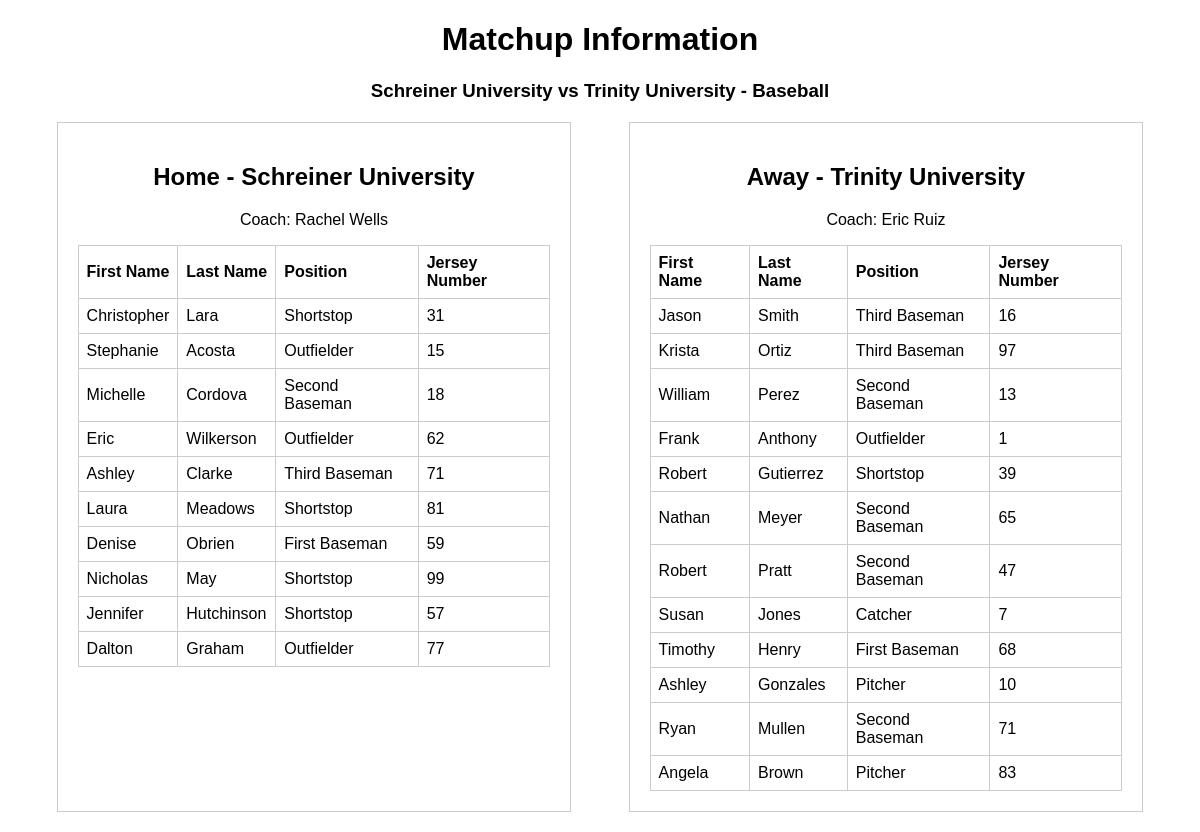
The app's page /team?team_id1=24&team_id2=36&game_id=48 with its own data.
### tables this page shows
CREATE TABLE SportingEvents (event_id INTEGER PRIMARY KEY, event_name TEXT, event_date DATE, event_location TEXT, home_team_id INTEGER, away_team_id INTEGER, sport_type TEXT);

CREATE TABLE Teams (team_id INTEGER PRIMARY KEY, team_name TEXT, team_location TEXT, team_logo_url TEXT, Sport text);

CREATE TABLE Coaches (coach_id INTEGER PRIMARY KEY, first_name TEXT, last_name TEXT, team_id INTEGER, FOREIGN KEY (team_id) REFERENCES Teams(team_id));

CREATE TABLE Players (player_id INTEGER PRIMARY KEY, first_name TEXT, last_name TEXT, team_id INTEGER, position TEXT, jersey_number INTEGER, FOREIGN KEY (team_id) REFERENCES Teams(team_id));

### app/views.py (the view)
@app.route("/team")
def team():
    team_id1 = request.args.get('team_id1')
    team_id2 = request.args.get('team_id2')
    game_id = request.args.get('game_id')
    print(game_id)
    game_info = cur.execute('''
        SELECT
            SE.event_id,
            SE.event_name,
            SE.event_location,
            STRFTIME('%m/%d/%Y at %H:%M', event_date),
            T1.team_name AS home_team_name,
            T2.team_name AS away_team_name,
            SE.sport_type,
            SE.home_team_id,
            SE.away_team_id
        FROM SportingEvents SE
        JOIN Teams T1 ON SE.home_team_id = T1.team_id
        JOIN Teams T2 ON SE.away_team_id = T2.team_id
        WHERE SE.event_id = ''' + game_id + ''';
    ''').fetchone()
    home_coach = cur.execute('''
        SELECT
            first_name,
            last_name
        FROM Coaches
        WHERE team_id = ''' + team_id1 + ''';
    ''').fetchone()
    away_coach = cur.execute('''
        SELECT
            first_name,
            last_name
        FROM Coaches
        WHERE team_id = ''' + team_id2 + ''';
    ''').fetchone()
    home_team = cur.execute('''
        SELECT
            first_name,
            last_name,
            position,
            jersey_number
        FROM Players
        WHERE team_id = ''' + team_id1 + ''';
    ''').fetchall()
    away_team = cur.execute('''
        SELECT
            first_name,
            last_name,
            position,
            jersey_number
        FROM Players
        WHERE team_id = ''' + team_id2 + ''';
    ''').fetchall()
    return render_template("team.html", home=home_team, away=away_team, game_info=game_info, home_coach=home_coach, away_coach=away_coach)

### app/templates/team.html (shortened to what this page needs)
<!DOCTYPE html>
<html lang="en">
<head>
</head>
<body>
    <h1>Matchup Information</h1>
    <h3>{{game_info[1]}}</h3>
    <div class="team-container">
        <div class="team-info" id="team1">
            <h2>Home - {{game_info[4]}}</h2>
            <div class="record" id="team1-record">
                <p> Coach: {{home_coach[0]}} {{home_coach[1]}}</p>
            </div>
            <table id="team1-roster">
                <tr>
                    <th>First Name</th>
                    <th>Last Name</th>
                    <th>Position</th>
                    <th>Jersey Number</th>
                </tr>
                {% for player in home %}
                <tr>
                    <td>{{ player[0] }}</td>
                    <td>{{ player[1] }}</td>
                    <td>{{ player[2] }}</td>
                    <td>{{ player[3] }}</td>
                </tr>
                {% endfor %}
            </table>
        </div>
        <div class="team-info" id="team2">
            <h2>Away - {{game_info[5]}}</h2>
            <div class="record" id="team2-record">
                <p> Coach: {{away_coach[0]}} {{away_coach[1]}}</p>
            </div>
            <table id="team2-roster">
                <tr>
                    <th>First Name</th>
                    <th>Last Name</th>
                    <th>Position</th>
                    <th>Jersey Number</th>
                </tr>
                {% for player in away %}
                <tr>
                    <td>{{ player[0] }}</td>
                    <td>{{ player[1] }}</td>
                    <td>{{ player[2] }}</td>
                    <td>{{ player[3] }}</td>
                </tr>
                {% endfor %}
            </table>
        </div>
    </div>
</body>
</html>

### app/templates/team.html (style rules this page uses)
body { text-align: center; font-family: Arial, sans-serif; }
.team-container { display: flex; justify-content: space-around; margin: 20px; }
.team-info { width: 45%; border: 1px solid #ccc; padding: 20px; box-sizing: border-box; }
.record { margin-top: 10px; }
table { width: 100%; border-collapse: collapse; margin-top: 10px; }
th, td { border: 1px solid #ccc; padding: 8px; text-align: left; }

### records on screen
SportingEvents: event_name "Schreiner University vs Trinity University - Baseball"
Teams: team_name "Schreiner University"
Coaches: first_name "Rachel", last_name "Wells"
Players: first_name "Christopher", last_name "Lara", position "Shortstop", jersey_number "31"
Players: first_name "Stephanie", last_name "Acosta", position "Outfielder", jersey_number "15"
Players: first_name "Michelle", last_name "Cordova", position "Second Baseman", jersey_number "18"
Players: first_name "Eric", last_name "Wilkerson", position "Outfielder", jersey_number "62"
Players: first_name "Ashley", last_name "Clarke", position "Third Baseman", jersey_number "71"
Players: first_name "Laura", last_name "Meadows", position "Shortstop", jersey_number "81"
Players: first_name "Denise", last_name "Obrien", position "First Baseman", jersey_number "59"
Players: first_name "Nicholas", last_name "May", position "Shortstop", jersey_number "99"
Players: first_name "Jennifer", last_name "Hutchinson", position "Shortstop", jersey_number "57"
Players: first_name "Dalton", last_name "Graham", position "Outfielder", jersey_number "77"
Teams: team_name "Trinity University"
Coaches: first_name "Eric", last_name "Ruiz"
Players: first_name "Jason", last_name "Smith", position "Third Baseman", jersey_number "16"
Players: first_name "Krista", last_name "Ortiz", position "Third Baseman", jersey_number "97"
Players: first_name "William", last_name "Perez", position "Second Baseman", jersey_number "13"
Players: first_name "Frank", last_name "Anthony", position "Outfielder", jersey_number "1"
Players: first_name "Robert", last_name "Gutierrez", position "Shortstop", jersey_number "39"
Players: first_name "Nathan", last_name "Meyer", position "Second Baseman", jersey_number "65"
Players: first_name "Robert", last_name "Pratt", position "Second Baseman", jersey_number "47"
Players: first_name "Susan", last_name "Jones", position "Catcher", jersey_number "7"
Players: first_name "Timothy", last_name "Henry", position "First Baseman", jersey_number "68"
Players: first_name "Ashley", last_name "Gonzales", position "Pitcher", jersey_number "10"
Players: first_name "Ryan", last_name "Mullen", position "Second Baseman", jersey_number "71"
Players: first_name "Angela", last_name "Brown", position "Pitcher", jersey_number "83"
